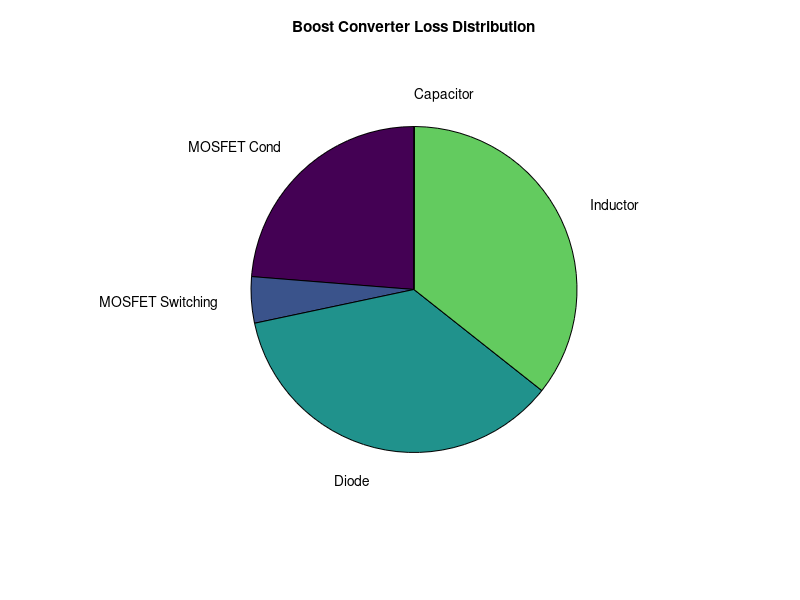
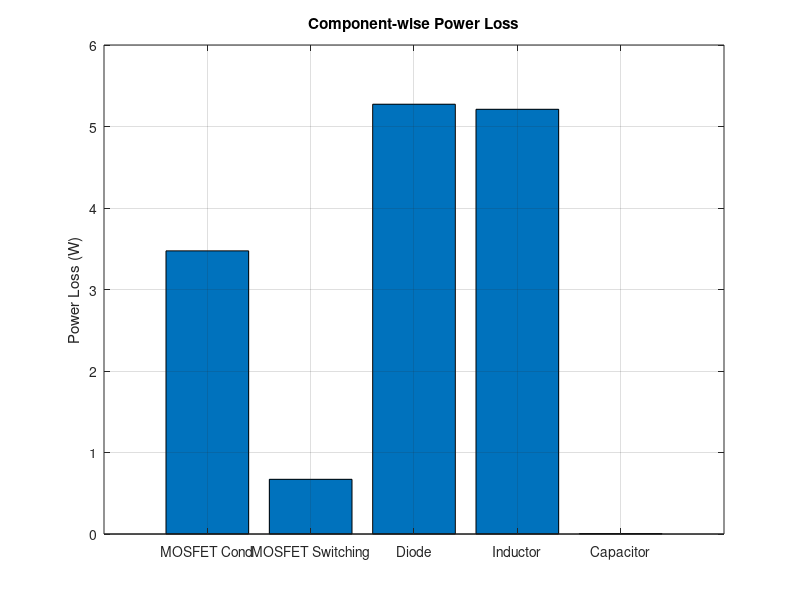
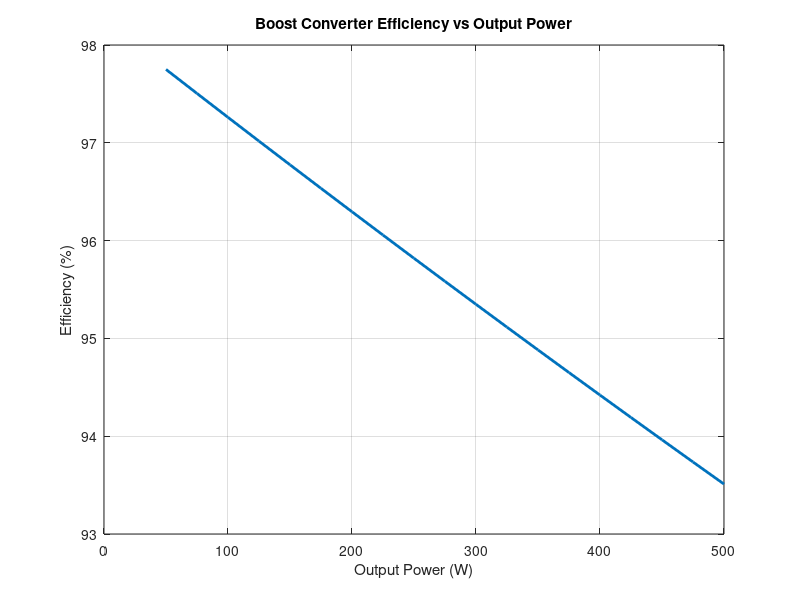

MATLAB code to generate these figures, in order:

% DC-DC BOOST CONVERTER EFFICIENCY ANALYSIS
% Suitable for EV Power Electronics Portfolio


clc;
clear;
close all;

%INPUT PARAMETERS 

Vin = 24;              % Input Voltage (V)
Vo = 48;               % Output Voltage (V)
Po = 300;              % Output Power (W)

fs = 50e3;             % Switching Frequency (Hz)
eff_guess = 0.95;      % Initial efficiency guess

% COMPONENT PARAMETERS 

% MOSFET
Rds_on = 0.04;         % ON resistance (Ohm)
tr = 40e-9;            % Rise time (s)
tf = 45e-9;            % Fall time (s)

% Diode
Vf = 0.75;             % Forward voltage (V)
Rd = 0.015;            % Dynamic resistance (Ohm)

% Inductor
RL = 0.03;             % Winding resistance (Ohm)

% Capacitor
ESR = 0.01;            % Equivalent Series Resistance (Ohm)

Ripple = 0.20;         % 20% ripple current

%BASIC CALCULATIONS

Duty = 1 - Vin/Vo;

Io = Po/Vo;

Pin = Po/eff_guess;

Iin = Pin/Vin;

DeltaIL = Ripple*Iin;

IL_rms = sqrt(Iin^2 + (DeltaIL^2)/12);

%POWER LOSSES 

% MOSFET Conduction Loss
Pmos_cond = IL_rms^2 * Rds_on * Duty;

% MOSFET Switching Loss
Pmos_sw = 0.5 * Vin * Iin * (tr + tf) * fs;

% Diode Conduction Loss
Pdiode = Io*Vf + Io^2*Rd;

% Inductor Copper Loss
Pinductor = IL_rms^2 * RL;

% Capacitor ESR Loss
Iripple = DeltaIL/(2*sqrt(3));

Pcap = Iripple^2 * ESR;

% Total Loss

Ploss = Pmos_cond + ...
        Pmos_sw + ...
        Pdiode + ...
        Pinductor + ...
        Pcap;

%FFICIENCY 

Pin_actual = Po + Ploss;

Efficiency = (Po/Pin_actual)*100;

%  DISPLAY RESULTS 

fprintf('\n');
fprintf('==============================================\n');
fprintf(' BOOST CONVERTER EFFICIENCY ANALYSIS\n');
fprintf('==============================================\n');

fprintf('\nInput Voltage           : %.2f V',Vin);
fprintf('\nOutput Voltage          : %.2f V',Vo);
fprintf('\nOutput Power            : %.2f W',Po);

fprintf('\nDuty Cycle              : %.3f',Duty);

fprintf('\nInput Current           : %.3f A',Iin);
fprintf('\nOutput Current          : %.3f A',Io);

fprintf('\n\n--------------- LOSSES ----------------');

fprintf('\nMOSFET Conduction Loss  : %.3f W',Pmos_cond);
fprintf('\nMOSFET Switching Loss   : %.3f W',Pmos_sw);
fprintf('\nDiode Loss              : %.3f W',Pdiode);
fprintf('\nInductor Loss           : %.3f W',Pinductor);
fprintf('\nCapacitor ESR Loss      : %.3f W',Pcap);

fprintf('\n---------------------------------------');

fprintf('\nTotal Loss              : %.3f W',Ploss);

fprintf('\nInput Power             : %.3f W',Pin_actual);

fprintf('\nConverter Efficiency    : %.2f %%',Efficiency);

fprintf('\n==============================================\n');

%PIE CHART 

Losses = [Pmos_cond Pmos_sw Pdiode Pinductor Pcap];

labels = {'MOSFET Cond','MOSFET Switching',...
          'Diode','Inductor','Capacitor'};

figure;

pie(Losses,labels)

title('Boost Converter Loss Distribution')

% BAR GRAPH 

figure;

bar(Losses)

grid on

set(gca,'XTickLabel',labels)

ylabel('Power Loss (W)')

title('Component-wise Power Loss')

%EFFICIENCY CURVE

Power = 50:25:500;

Eff = zeros(size(Power));

for k = 1:length(Power)

    Io = Power(k)/Vo;
    Iin = (Power(k)/eff_guess)/Vin;

    DeltaIL = Ripple*Iin;

    IL_rms = sqrt(Iin^2 + DeltaIL^2/12);

    Pmos_cond = IL_rms^2*Rds_on*Duty;

    Pmos_sw = 0.5*Vin*Iin*(tr+tf)*fs;

    Pdiode = Io*Vf + Io^2*Rd;

    Pinductor = IL_rms^2*RL;

    Iripple = DeltaIL/(2*sqrt(3));

    Pcap = Iripple^2*ESR;

    Ploss = Pmos_cond + Pmos_sw + ...
            Pdiode + Pinductor + Pcap;

    Pin = Power(k)+Ploss;

    Eff(k)=100*Power(k)/Pin;

end

figure;

plot(Power,Eff,'LineWidth',2)

grid on

xlabel('Output Power (W)')

ylabel('Efficiency (%)')

title('Boost Converter Efficiency vs Output Power')
